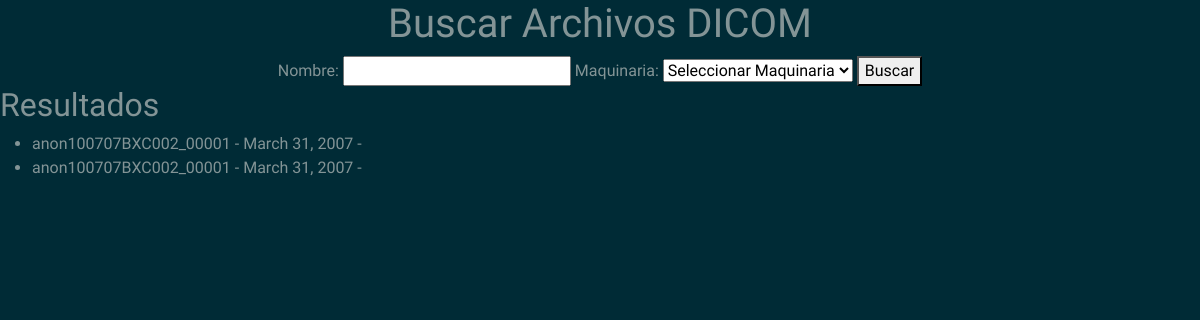
Before: /session/buscar/ with the older database file.
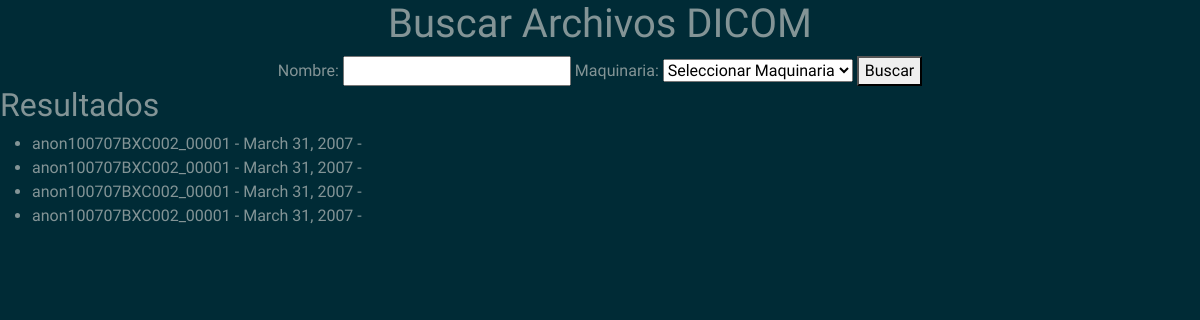
After: the same page with the newer database file.
### session/models.py (models this page shows, shortened)
class ArchivoDicom(models.Model):
    archivo = models.FileField(upload_to='archivos_dicom/')
    nombre_paciente = models.CharField(max_length=255)
    fecha = models.DateField(null=True, blank=True)  # Permitir que la fecha sea nula
    nombre_estudio = models.CharField(max_length=255,null=True)
    genero = models.CharField(max_length=10,null=True)
    nombre_maquinaria = models.CharField(max_length=255,null=True)
    imagen_indexada = models.ImageField(upload_to='imagenes_indexadas/', null=True, blank=True)

### session/views.py (the view)
# urls.py: path('buscar/', buscar_archivos,name = 'buscar_archivo_dicom'),
def buscar_archivos(request):
    nombre = request.GET.get('nombre', '')
    archivos = ArchivoDicom.objects.all()
    maq= ArchivoDicom.objects.values_list("nombre_maquinaria",flat=True).distinct()
    if nombre:
        archivos = archivos.filter(nombre_paciente__icontains=nombre)
    context = {
        'archivos': archivos,
        'maquinarias': list(maq),
        'nombre': nombre,
    }
    return render(request, 'buscar_archivos_dicom.html', context)

### session/templates/buscar_archivos_dicom.html (shortened to what this page needs)
<!DOCTYPE html>
<html lang="en">
<head>
    <link rel="stylesheet" type="text/css" href="https://bootswatch.com/5/solar/bootstrap.min.css">
</head>
<center>
<body>
    <h1>Buscar Archivos DICOM</h1>
    <form method="get" action="">
        <label for="nombre">Nombre:</label>
        <input type="text" id="nombre" name="nombre" value="{{ nombre }}">
        <label for="maquinaria">Maquinaria:</label>
        <select id="maquinaria" name="maquinaria">
            <option value="" selected disabled = true>Seleccionar Maquinaria</option>
        </select>
        <button type="submit">Buscar</button>
    </form>
    </center>
    <h2>Resultados</h2>
    <ul>
        {% if archivos %}
            {% for archivo in archivos %}
                <li>{{ archivo.nombre_paciente }} - {{ archivo.fecha }} - {{ archivo.maquinaria.nombre }}</li>
            {% endfor %}
        {% else %}
            <li>No se encontraron resultados.</li>
        {% endif %}
    </ul>
</body>
</html>

Changed rows visible on the page:
added ArchivoDicom: nombre_paciente "anon100707BXC002_00001", fecha "March 31, 2007"
added ArchivoDicom: nombre_paciente "anon100707BXC002_00001", fecha "March 31, 2007"
